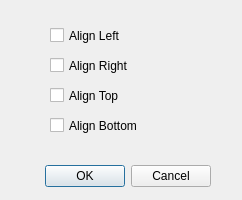
<?xml version="1.0" encoding="UTF-8"?>
<ui version="4.0">
 <class>DlgTxtAlign</class>
 <widget class="QDialog" name="DlgTxtAlign">
  <property name="geometry">
   <rect>
    <x>0</x>
    <y>0</y>
    <width>242</width>
    <height>200</height>
   </rect>
  </property>
  <property name="windowTitle">
   <string>Dialog</string>
  </property>
  <widget class="QDialogButtonBox" name="buttonBox">
   <property name="geometry">
    <rect>
     <x>30</x>
     <y>160</y>
     <width>181</width>
     <height>32</height>
    </rect>
   </property>
   <property name="orientation">
    <enum>Qt::Horizontal</enum>
   </property>
   <property name="standardButtons">
    <set>QDialogButtonBox::Cancel|QDialogButtonBox::Ok</set>
   </property>
  </widget>
  <widget class="QCheckBox" name="chL">
   <property name="geometry">
    <rect>
     <x>50</x>
     <y>20</y>
     <width>141</width>
     <height>31</height>
    </rect>
   </property>
   <property name="text">
    <string>Align Left</string>
   </property>
  </widget>
  <widget class="QCheckBox" name="chR">
   <property name="geometry">
    <rect>
     <x>50</x>
     <y>50</y>
     <width>141</width>
     <height>31</height>
    </rect>
   </property>
   <property name="text">
    <string>Align Right</string>
   </property>
  </widget>
  <widget class="QCheckBox" name="chT">
   <property name="geometry">
    <rect>
     <x>50</x>
     <y>80</y>
     <width>141</width>
     <height>31</height>
    </rect>
   </property>
   <property name="text">
    <string>Align Top</string>
   </property>
  </widget>
  <widget class="QCheckBox" name="chB">
   <property name="geometry">
    <rect>
     <x>50</x>
     <y>110</y>
     <width>141</width>
     <height>31</height>
    </rect>
   </property>
   <property name="text">
    <string>Align Bottom</string>
   </property>
  </widget>
 </widget>
 <resources/>
 <connections>
  <connection>
   <sender>buttonBox</sender>
   <signal>accepted()</signal>
   <receiver>DlgTxtAlign</receiver>
   <slot>accept()</slot>
   <hints>
    <hint type="sourcelabel">
     <x>248</x>
     <y>254</y>
    </hint>
    <hint type="destinationlabel">
     <x>157</x>
     <y>274</y>
    </hint>
   </hints>
  </connection>
  <connection>
   <sender>buttonBox</sender>
   <signal>rejected()</signal>
   <receiver>DlgTxtAlign</receiver>
   <slot>reject()</slot>
   <hints>
    <hint type="sourcelabel">
     <x>316</x>
     <y>260</y>
    </hint>
    <hint type="destinationlabel">
     <x>286</x>
     <y>274</y>
    </hint>
   </hints>
  </connection>
 </connections>
</ui>
